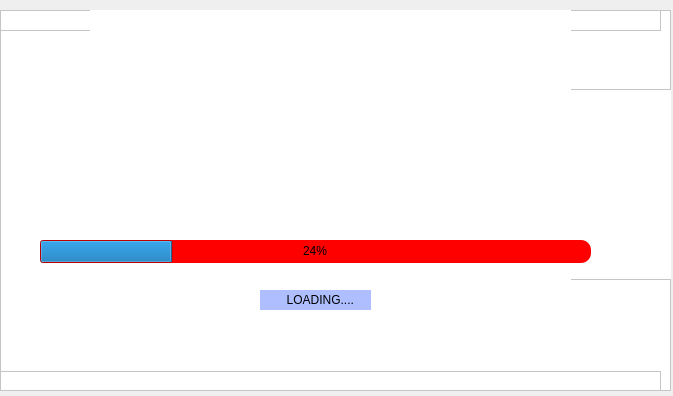
<?xml version="1.0" encoding="UTF-8"?>
<ui version="4.0">
 <class>SplashSreen</class>
 <widget class="QMainWindow" name="SplashSreen">
  <property name="geometry">
   <rect>
    <x>0</x>
    <y>0</y>
    <width>673</width>
    <height>396</height>
   </rect>
  </property>
  <property name="windowTitle">
   <string>MainWindow</string>
  </property>
  <widget class="QWidget" name="centralwidget">
   <widget class="QFrame" name="dropshadowframe">
    <property name="geometry">
     <rect>
      <x>0</x>
      <y>10</y>
      <width>671</width>
      <height>381</height>
     </rect>
    </property>
    <property name="autoFillBackground">
     <bool>false</bool>
    </property>
    <property name="styleSheet">
     <string notr="true">background-color: rgb(255, 255, 255);</string>
    </property>
    <property name="frameShape">
     <enum>QFrame::StyledPanel</enum>
    </property>
    <property name="frameShadow">
     <enum>QFrame::Raised</enum>
    </property>
    <widget class="QFrame" name="frame">
     <property name="geometry">
      <rect>
       <x>0</x>
       <y>0</y>
       <width>661</width>
       <height>21</height>
      </rect>
     </property>
     <property name="styleSheet">
      <string notr="true">QFrame
{
	background-color: rgb(255, 255, 255);
}</string>
     </property>
     <property name="frameShape">
      <enum>QFrame::StyledPanel</enum>
     </property>
     <property name="frameShadow">
      <enum>QFrame::Raised</enum>
     </property>
    </widget>
    <widget class="QFrame" name="frame_3">
     <property name="geometry">
      <rect>
       <x>0</x>
       <y>361</y>
       <width>661</width>
       <height>20</height>
      </rect>
     </property>
     <property name="styleSheet">
      <string notr="true">QFrame
{
	background-color: rgb(255, 255, 255);
}</string>
     </property>
     <property name="frameShape">
      <enum>QFrame::StyledPanel</enum>
     </property>
     <property name="frameShadow">
      <enum>QFrame::Raised</enum>
     </property>
    </widget>
    <widget class="QLabel" name="label">
     <property name="geometry">
      <rect>
       <x>260</x>
       <y>280</y>
       <width>111</width>
       <height>20</height>
      </rect>
     </property>
     <property name="styleSheet">
      <string notr="true">background-color: rgb(175, 190, 255);
color: rgb(0, 0, 0);</string>
     </property>
     <property name="text">
      <string>        LOADING....</string>
     </property>
    </widget>
    <widget class="QProgressBar" name="progressBar">
     <property name="geometry">
      <rect>
       <x>40</x>
       <y>230</y>
       <width>551</width>
       <height>23</height>
      </rect>
     </property>
     <property name="styleSheet">
      <string notr="true">QProgressBar{
	background-color: rgb(255, 0, 0);
    color:;
	color: rgb(0, 0, 0);
    border-style:none;
    border-radius: 10px;
    text-align: center;
}
QProgressBar ::chunk{
    border-radius: 10px;
	background-color: qlineargradient(spread:pad, x1:0, y1:0, x2:0.869318, y2:0.727, stop:0.494318 rgba(255, 255, 0, 206), stop:1 rgba(255, 255, 255, 255));
}</string>
     </property>
     <property name="value">
      <number>24</number>
     </property>
    </widget>
    <widget class="QFrame" name="frame_2">
     <property name="geometry">
      <rect>
       <x>539</x>
       <y>79</y>
       <width>141</width>
       <height>191</height>
      </rect>
     </property>
     <property name="frameShape">
      <enum>QFrame::StyledPanel</enum>
     </property>
     <property name="frameShadow">
      <enum>QFrame::Raised</enum>
     </property>
    </widget>
    <widget class="QLabel" name="label_2">
     <property name="geometry">
      <rect>
       <x>90</x>
       <y>-40</y>
       <width>481</width>
       <height>341</height>
      </rect>
     </property>
     <property name="text">
      <string/>
     </property>
     <property name="pixmap">
      <pixmap>bhjyvwfx_4x.png</pixmap>
     </property>
     <property name="scaledContents">
      <bool>true</bool>
     </property>
    </widget>
    <zorder>frame</zorder>
    <zorder>frame_3</zorder>
    <zorder>frame_2</zorder>
    <zorder>label_2</zorder>
    <zorder>progressBar</zorder>
    <zorder>label</zorder>
   </widget>
  </widget>
 </widget>
 <resources/>
 <connections/>
</ui>
